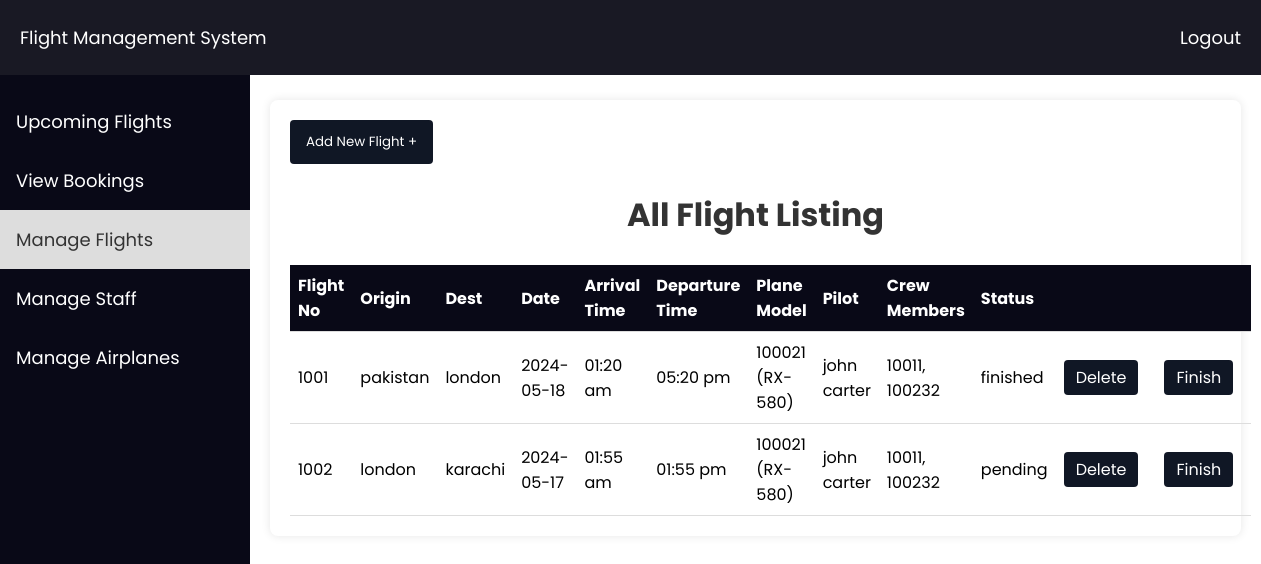
Page /Admin/Flight/all_flight_listing.php (signed in) on the committed database.
### tables this page shows
CREATE TABLE `flight` (
  `flightnum` int(11) NOT NULL,
  `origin` varchar(50) NOT NULL,
  `Intermediate` varchar(100) NOT NULL,
  `dest` varchar(50) NOT NULL,
  `date` date NOT NULL,
  `arr_time` time(6) NOT NULL,
  `dep_time` time(6) NOT NULL,
  `planeid` int(11) NOT NULL,
  `pilotid` int(11) NOT NULL,
  `crewmembers` longtext NOT NULL CHECK (json_valid(`crewmembers`)),
  `status` varchar(50) NOT NULL
);

CREATE TABLE `air_planes` (
  `ID` int(11) NOT NULL,
  `SerNum` varchar(10) NOT NULL,
  `Manufacture` varchar(30) NOT NULL,
  `Model` varchar(20) NOT NULL,
  `Rating` int(11) NOT NULL,
  `Booked` tinyint(1) NOT NULL
);

CREATE TABLE `staffs` (
  `ID` int(11) NOT NULL,
  `EmpNum` varchar(10) NOT NULL,
  `SurName` varchar(50) NOT NULL,
  `Name` varchar(50) NOT NULL,
  `Address` varchar(100) NOT NULL,
  `PhoneNumber` varchar(20) NOT NULL,
  `Salary` varchar(20) NOT NULL,
  `Booked` tinyint(1) NOT NULL,
  `Designation` varchar(50) NOT NULL,
  `rating` varchar(10) NOT NULL
);

### Admin/Flight/all_flight_listing.php (the view, shortened to what this page needs)
<?php
$servername = "localhost";
$username = "root";
$password = "";
$dbname = "flight_management_system";
$conn = new mysqli($servername, $username, $password, $dbname);
$sql = "SELECT f.*, a.SerNum AS planeSerNum, a.Model AS planeModel, s.Name AS pilotName FROM flight f
        INNER JOIN air_planes a ON f.planeid = a.SerNum
        INNER JOIN staffs s ON f.pilotid = s.EmpNum";
$result = $conn->query($sql);
function getCrewMembers($conn, $flightnum) {
    $crewMembers = "";
    $sql = "SELECT crewmembers FROM flight WHERE flightnum = '$flightnum'";
    $result = $conn->query($sql);
    if ($result->num_rows > 0) {
        $row = $result->fetch_assoc();
        $crewMemberList = json_decode($row['crewmembers'], true);
        if (!empty($crewMemberList)) {
            $crewMembers = implode(", ", $crewMemberList);
        } else {
            $crewMembers = "No Crew Members";
        }
    } else {
        $crewMembers = "No Crew Members";
    }
    return $crewMembers;
}
?>
<!DOCTYPE html>
<html lang="en">
<head>
</head>
<body>
 <div class="navbar">
        <a href="#">Flight Management System</a>
        <a href="../logout.php" style="float: right;">Logout</a>
    </div>
    <div class="sidebar">
        <a href="../admin_dashboard.php">Upcoming Flights</a>
        <a href="../Booking/all_booking_listing.php">View Bookings</a>
        <a href="all_flight_listing.php" id='active'>Manage Flights</a>
        <a href="../Staff/all_staff_listing.php">Manage Staff</a>
        <a href="../AirPlane/all_plane_listing.php">Manage Airplanes</a>
    </div>
    <div class="content">
    <form action="add_flight.php" method="post">
        <input type="submit" class='addbtn' value="Add New Flight +">
    </form>
    <h2>All Flight Listing</h2>
    <table>
        <thead>
            <tr>
                <th>Flight No</th>
                <th>Origin</th>
                <th>Dest</th>
                <th>Date</th>
                <th>Arrival Time</th>
                <th>Departure Time</th>
                <th>Plane Model </th>
                <th>Pilot</th>
                <th>Crew Members</th>
                <th>Status</th>
                <th></th>
                <th></th>
            </tr>
        </thead>
        <tbody>
            <?php
            if ($result->num_rows > 0) {
                while($row = $result->fetch_assoc()) {
                    echo "<tr>";
                    echo "<td>" . $row['flightnum'] . "</td>";
                    echo "<td>" . $row['origin'] . "</td>";
                    echo "<td>" . $row['dest'] . "</td>";
                    echo "<td>" . $row['date'] . "</td>";
                    echo "<td>" . date("h:i a", strtotime($row['arr_time'])) . "</td>";
                    echo "<td>" . date("h:i a", strtotime($row['dep_time'])) . "</td>";
                    echo "<td>" . $row['planeSerNum'] . " (" . $row['planeModel'] . ")" . "</td>";
                    echo "<td>" . $row['pilotName'] . "</td>";
                    echo "<td>" . getCrewMembers($conn, $row['flightnum']) . "</td>";
                    echo "<td>" . $row['status'] . "</td>";
                    echo "<td> <a class='confirm' href='delete_flight.php?flightnum=" . $row['flightnum'] . "'>Delete</a> </td>";
 echo "<td> <a class='confirm' href='mark_flight.php?flightnum=" . $row['flightnum'] . "'>Finish</a> </td>";
 echo "</tr>";
                }
            } else {
                echo "<tr><td colspan='10'>No Flights found</td></tr>";
            }
            ?>
        </tbody>
    </table>
        </div>
</body>
</html>

### Admin/Flight/all_flight_listing.php (style rules this page uses)
body { font-family: 'Poppins', sans-serif; margin: 0; padding: 0; }
.navbar { background-color: #191924; overflow: hidden; padding: 10px 0; position: fixed; width: 100%; top: 0; z-index: 1000; transition: top 0.3s; }
.navbar a { float: left; display: block; color: white; text-align: center; padding: 14px 20px; text-decoration: none; font-size: 18px; }
.content { max-width: 1300px; margin: 20px auto; padding: 20px; background-color: #fff; border-radius: 8px; box-shadow: 0 0 10px rgba(0, 0, 0, 0.1); margin-left: 270px; margin-right: 20px; margin-top:100px }
.sidebar { height: 100%; width: 250px; position: fixed; z-index: 1; top: 62px; left: 0; background-color: #090917; padding-top: 20px; margin-top: 10px; float: left; }
.sidebar a { display: block; color: white; padding: 16px; text-decoration: none; font-size: 18px; }
table { width: 100%; border-collapse: collapse; }
th, td { padding: 8px; text-align: left; border-bottom: 1px solid #ddd; }
th { background-color: #090917; color: white; font-size: 16px; }
h2 { color: #333; text-align: center; font-size: 32px; }
.confirm { background-color: #101725; color: white; padding: 6px 12px; border: none; border-radius: 4px; cursor: pointer; font-weight: semi-bold; font-family: 'Poppins', sans-serif; text-decoration: none; margin-right: 10px; }
.addbtn { background-color: #101725; color: white; padding: 12px 16px; border: none; border-radius: 4px; cursor: pointer; font-weight: semi-bold; font-family: 'Poppins', sans-serif; text-decoration: none; margin-right: 10px; }
#active { background-color: #ddd; color: #333; }

### rows in the picture
flight: flightnum "1001", origin "pakistan", dest "london", date "2024-05-18", arr_time "01:20 am", dep_time "05:20 pm", air_planes.SerNum "100021", air_planes.Model "RX-580", staffs.Name "john carter", getCrewMembers($conn, $row['flightnum']) "10011, 100232", status "finished"
flight: flightnum "1002", origin "london", dest "karachi", date "2024-05-17", arr_time "01:55 am", dep_time "01:55 pm", air_planes.SerNum "100021", air_planes.Model "RX-580", staffs.Name "john carter", getCrewMembers($conn, $row['flightnum']) "10011, 100232", status "pending"
